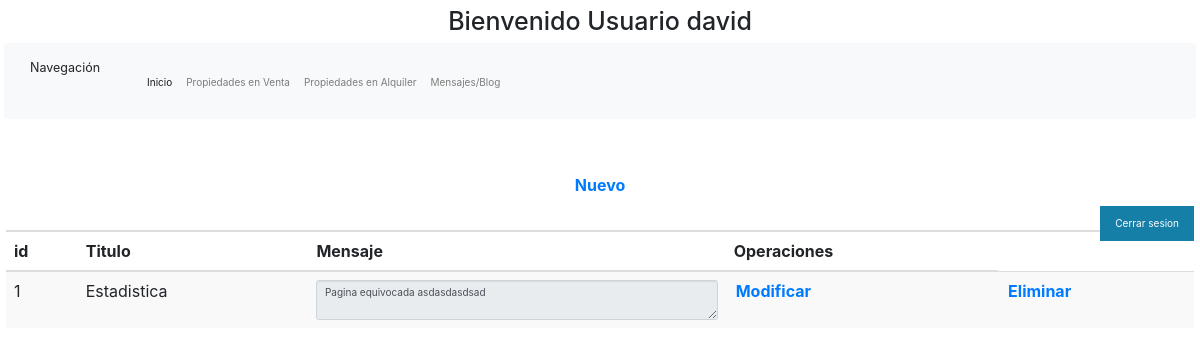
Page /admin/Blog/mostrarBlog.php (signed in) on the committed database.
### tables this page shows
CREATE TABLE `blog` (
  `idBlog` int(11) NOT NULL,
  `titulo` varchar(45) NOT NULL,
  `Mensaje` varchar(200) NOT NULL
);

### admin/Blog/mostrarBlog.php (the view, shortened to what this page needs)
<?php
    $usuario = $_SESSION['username'];
    if (!isset($usuario)) {
        header("Location: ../../login.php");
    }else{
        echo " <h1>Bienvenido Usuario $usuario</h1> ";
    }
?>
<!DOCTYPE html>
<html lang="en">
<head>
    <link rel="stylesheet" href="https://maxcdn.bootstrapcdn.com/bootstrap/3.3.7/css/bootstrap.min.css">
    <link rel="stylesheet" href="https://cdn.jsdelivr.net/npm/bootstrap@4.0.0/dist/css/bootstrap.min.css">
</head>
<body>
<div class="social">
  <ul>
    <li><a href='../Administrador/salir.php'>Cerrar sesion</a></li>
  </ul>
</div>
<nav class="navbar navbar-expand-lg navbar-light bg-light">
  <div class="container-fluid">
    <a class="navbar-brand">Navegación</a>
    <div class="collapse navbar-collapse" id="navbarSupportedContent">
      <ul class="navbar-nav me-auto mb-2 mb-lg-0">
        <li class="nav-item">
          <a class="nav-link active" aria-current="page" href="../Administrador/paginaUsuario.php">Inicio</a>
        </li>
        <li class="nav-item">
          <a class="nav-link" href="../Venta/mostrarPropiedades.php">Propiedades en Venta</a>
        </li>
        <li class="nav-item">
           <a class="nav-link" href="../Alquiler/mostrarPropiedades.php">Propiedades en Alquiler</a>
        </li>
        <li class="nav-item">
          <a class="nav-link" href="mostrarBlog.php">Mensajes/Blog</a>
        </li>
      </ul>
    </div>
  </div>
</nav>
   <div class="table-responsive">
   <table class="table table-striped">
       <thead>
           <tr>
               <th colspan="13">
                   <a href="blog.php"> <center>Nuevo</center> </a>
               </th>
           </tr>
           <tr>
               <th>id</th>
               <th>Titulo</th>
               <th>Mensaje</th>
               <th>Operaciones</th>
           </tr>
       </thead>
       <tbody>
           <?php
           include "conexion.php";
           $query = "SELECT * FROM blog";
           $resultado = $conn->query($query);
           while ($row = $resultado->fetch_assoc()) {
            ?>
            <tr>
            <td> <?php echo $row['idBlog']; ?> </td>
            <td> <?php echo $row['titulo']; ?> </td>
            <td> <textarea readonly="readonly" class="form-control"><?php echo $row['Mensaje']; ?></textarea> </td>
            <th> <a href="modificarBlog.php?id=<?php echo $row['idBlog'];?>">Modificar</a></th>
            <th> <a href="borrar.php?id=<?php echo $row['idBlog'];?>">Eliminar</a></th>
            </tr>
           <?php
           }
           ?>
       </tbody>
    </table>
   </div>
</body>
</html>

### css/templatemo_style.css (style rules this page uses)
body { font:14px/1.85em 'Open Sans',Arial,Helvetice Neue,sans-serif; color:#000000; font-weight:400; font-style:normal; -webkit-font-smoothing:antialiased; -webkit-text-size-adjust:100%; }
a,a:hover,a:focus { text-decoration:none; -webkit-transition:all 150ms ease-in; -moz-transition:all 150ms ease-in; -o-transition:all 150ms ease-in; transition:all 150ms ease-in; }
h1,h2,h3,h4,h5,h6 { font-family:'Open Sans',Arial,Helvetice Neue,sans-serif; }
h1 { width:100%; font-size:36px; color:#747474; text-align:center; }
.navbar-collapse { box-shadow:none; }
.templatemo_contactwrapper input,textarea { width:100%; border:1px solid #e2e2e2; margin-top:10px; padding:5px; }

### css/styles.css (style rules this page uses)
article,aside,details,figcaption,figure,footer,header,hgroup,menu,nav,section { display:block; }
ol,ul { list-style:none; }
input,textarea { -webkit-font-smoothing:antialiased; -webkit-text-size-adjust:100%; -ms-text-size-adjust:100%; -webkit-box-sizing:border-box; -moz-box-sizing:border-box; box-sizing:border-box; outline:none; }
table { border-collapse:collapse; border-spacing:0; }
* { margin: 0; padding: 2; -box-sizing: border-box; }
.social { position: fixed; right: 0 ; top: 200px; z-index: 2000; }
.social { list-style: none; }
.social ul li a { display: inline-block; color:rgb(255, 255, 255); background: rgb(21, 127, 168); padding: 10px 15px; text-decoration: none; -webkit-transition:all 500ms ease ; -o-transition:all 500ms ease ; transition:all 500ms ease ; }

### rows in the picture
blog: idBlog "1", titulo "Estadistica", Mensaje "Pagina equivocada asdasdasdsad"

### other values in the picture
$usuario "david"
